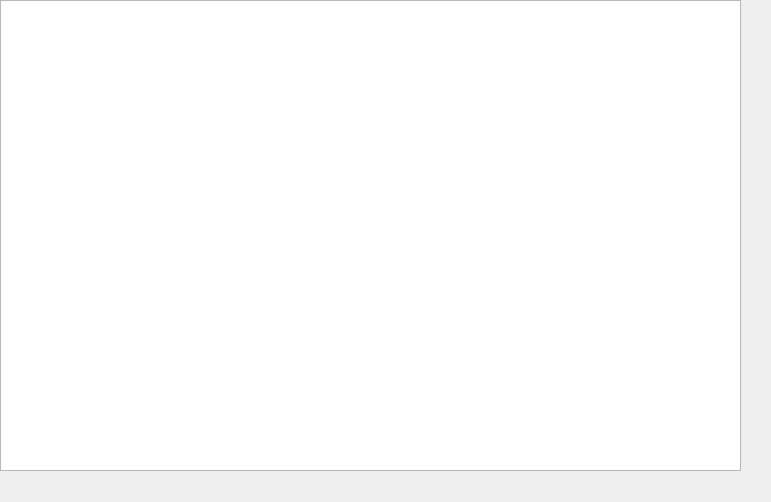
<?xml version="1.0" encoding="UTF-8"?>
<ui version="4.0">
 <class>endoom</class>
 <widget class="QWidget" name="endoom">
  <property name="geometry">
   <rect>
    <x>0</x>
    <y>0</y>
    <width>771</width>
    <height>502</height>
   </rect>
  </property>
  <property name="windowTitle">
   <string>Endoom</string>
  </property>
  <widget class="QTextEdit" name="endoom_textEdit">
   <property name="geometry">
    <rect>
     <x>0</x>
     <y>0</y>
     <width>741</width>
     <height>471</height>
    </rect>
   </property>
   <property name="font">
    <font>
     <family>Courier New</family>
    </font>
   </property>
   <property name="verticalScrollBarPolicy">
    <enum>Qt::ScrollBarAlwaysOff</enum>
   </property>
   <property name="horizontalScrollBarPolicy">
    <enum>Qt::ScrollBarAlwaysOff</enum>
   </property>
   <property name="lineWrapMode">
    <enum>QTextEdit::NoWrap</enum>
   </property>
   <property name="readOnly">
    <bool>true</bool>
   </property>
  </widget>
 </widget>
 <resources/>
 <connections/>
</ui>
